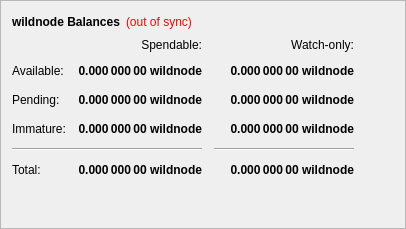
        <widget class="QFrame" name="frame">
         <property name="frameShape">
          <enum>QFrame::StyledPanel</enum>
         </property>
         <property name="frameShadow">
          <enum>QFrame::Raised</enum>
         </property>
         <layout class="QVBoxLayout" name="verticalLayout_4">
          <item>
           <layout class="QHBoxLayout" name="horizontalLayout_4">
            <item>
             <widget class="QLabel" name="label_5">
              <property name="font">
               <font>
                <weight>75</weight>
                <bold>true</bold>
               </font>
              </property>
              <property name="text">
               <string>wildnode Balances</string>
              </property>
             </widget>
            </item>
            <item>
             <widget class="QLabel" name="labelWalletStatus">
              <property name="cursor">
               <cursorShape>WhatsThisCursor</cursorShape>
              </property>
              <property name="toolTip">
               <string>The displayed information may be out of date. Your wallet automatically synchronizes with the wildnode network after a connection is established, but this process has not completed yet.</string>
              </property>
              <property name="styleSheet">
               <string notr="true">QLabel { color: red; }</string>
              </property>
              <property name="text">
               <string notr="true">(out of sync)</string>
              </property>
              <property name="alignment">
               <set>Qt::AlignLeading|Qt::AlignLeft|Qt::AlignVCenter</set>
              </property>
             </widget>
            </item>
            <item>
             <spacer name="horizontalSpacer_3">
              <property name="orientation">
               <enum>Qt::Horizontal</enum>
              </property>
              <property name="sizeHint" stdset="0">
               <size>
                <width>40</width>
                <height>20</height>
               </size>
              </property>
             </spacer>
            </item>
           </layout>
          </item>
          <item>
           <layout class="QGridLayout" name="gridLayout">
            <property name="spacing">
             <number>12</number>
            </property>
            <item row="2" column="2">
             <widget class="QLabel" name="labelWatchPending">
              <property name="font">
               <font>
                <weight>75</weight>
                <bold>true</bold>
               </font>
              </property>
              <property name="cursor">
               <cursorShape>IBeamCursor</cursorShape>
              </property>
              <property name="toolTip">
               <string>Unconfirmed transactions to watch-only addresses</string>
              </property>
              <property name="text">
               <string notr="true">0.000 000 00 wildnode</string>
              </property>
              <property name="alignment">
               <set>Qt::AlignRight|Qt::AlignTrailing|Qt::AlignVCenter</set>
              </property>
              <property name="textInteractionFlags">
               <set>Qt::LinksAccessibleByMouse|Qt::TextSelectableByKeyboard|Qt::TextSelectableByMouse</set>
              </property>
             </widget>
            </item>
            <item row="2" column="1">
             <widget class="QLabel" name="labelUnconfirmed">
              <property name="font">
               <font>
                <weight>75</weight>
                <bold>true</bold>
               </font>
              </property>
              <property name="cursor">
               <cursorShape>IBeamCursor</cursorShape>
              </property>
              <property name="toolTip">
               <string>Total of transactions that have yet to be confirmed, and do not yet count toward the spendable balance</string>
              </property>
              <property name="text">
               <string notr="true">0.000 000 00 wildnode</string>
              </property>
              <property name="alignment">
               <set>Qt::AlignRight|Qt::AlignTrailing|Qt::AlignVCenter</set>
              </property>
              <property name="textInteractionFlags">
               <set>Qt::LinksAccessibleByMouse|Qt::TextSelectableByKeyboard|Qt::TextSelectableByMouse</set>
              </property>
             </widget>
            </item>
            <item row="3" column="2">
             <widget class="QLabel" name="labelWatchImmature">
              <property name="font">
               <font>
                <weight>75</weight>
                <bold>true</bold>
               </font>
              </property>
              <property name="cursor">
               <cursorShape>IBeamCursor</cursorShape>
              </property>
              <property name="toolTip">
               <string>Staked or masternode rewards in watch-only addresses that has not yet matured</string>
              </property>
              <property name="text">
               <string notr="true">0.000 000 00 wildnode</string>
              </property>
              <property name="alignment">
               <set>Qt::AlignRight|Qt::AlignTrailing|Qt::AlignVCenter</set>
              </property>
              <property name="textInteractionFlags">
               <set>Qt::LinksAccessibleByMouse|Qt::TextSelectableByKeyboard|Qt::TextSelectableByMouse</set>
              </property>
             </widget>
            </item>
            <item row="4" column="0" colspan="2">
             <widget class="Line" name="lineSpendableBalance">
              <property name="orientation">
               <enum>Qt::Horizontal</enum>
              </property>
             </widget>
            </item>
            <item row="4" column="2">
             <widget class="Line" name="lineWatchBalance">
              <property name="sizePolicy">
               <sizepolicy hsizetype="Preferred" vsizetype="Fixed">
                <horstretch>0</horstretch>
                <verstretch>0</verstretch>
               </sizepolicy>
              </property>
              <property name="minimumSize">
               <size>
                <width>140</width>
                <height>0</height>
               </size>
              </property>
              <property name="orientation">
               <enum>Qt::Horizontal</enum>
              </property>
             </widget>
            </item>
            <item row="5" column="0">
             <widget class="QLabel" name="labelTotalText">
              <property name="text">
               <string>Total:</string>
              </property>
             </widget>
            </item>
            <item row="3" column="1">
             <widget class="QLabel" name="labelImmature">
              <property name="font">
               <font>
                <weight>75</weight>
                <bold>true</bold>
               </font>
              </property>
              <property name="cursor">
               <cursorShape>IBeamCursor</cursorShape>
              </property>
              <property name="toolTip">
               <string>Staked or masternode rewards that has not yet matured</string>
              </property>
              <property name="text">
               <string notr="true">0.000 000 00 wildnode</string>
              </property>
              <property name="alignment">
               <set>Qt::AlignRight|Qt::AlignTrailing|Qt::AlignVCenter</set>
              </property>
              <property name="textInteractionFlags">
               <set>Qt::LinksAccessibleByMouse|Qt::TextSelectableByKeyboard|Qt::TextSelectableByMouse</set>
              </property>
             </widget>
            </item>
            <item row="2" column="3">
             <spacer name="horizontalSpacer_2">
              <property name="orientation">
               <enum>Qt::Horizontal</enum>
              </property>
              <property name="sizeHint" stdset="0">
               <size>
                <width>40</width>
                <height>20</height>
               </size>
              </property>
             </spacer>
            </item>
            <item row="3" column="0">
             <widget class="QLabel" name="labelImmatureText">
              <property name="text">
               <string>Immature:</string>
              </property>
             </widget>
            </item>
            <item row="5" column="1">
             <widget class="QLabel" name="labelTotal">
              <property name="font">
               <font>
                <weight>75</weight>
                <bold>true</bold>
               </font>
              </property>
              <property name="cursor">
               <cursorShape>IBeamCursor</cursorShape>
              </property>
              <property name="toolTip">
               <string>Your current total balance</string>
              </property>
              <property name="text">
               <string notr="true">0.000 000 00 wildnode</string>
              </property>
              <property name="alignment">
               <set>Qt::AlignRight|Qt::AlignTrailing|Qt::AlignVCenter</set>
              </property>
              <property name="textInteractionFlags">
               <set>Qt::LinksAccessibleByMouse|Qt::TextSelectableByKeyboard|Qt::TextSelectableByMouse</set>
              </property>
             </widget>
            </item>
            <item row="5" column="2">
             <widget class="QLabel" name="labelWatchTotal">
              <property name="font">
               <font>
                <weight>75</weight>
                <bold>true</bold>
               </font>
              </property>
              <property name="cursor">
               <cursorShape>IBeamCursor</cursorShape>
              </property>
              <property name="toolTip">
               <string>Current total balance in watch-only addresses</string>
              </property>
              <property name="text">
               <string notr="true">0.000 000 00 wildnode</string>
              </property>
              <property name="alignment">
               <set>Qt::AlignRight|Qt::AlignTrailing|Qt::AlignVCenter</set>
              </property>
              <property name="textInteractionFlags">
               <set>Qt::LinksAccessibleByMouse|Qt::TextSelectableByKeyboard|Qt::TextSelectableByMouse</set>
              </property>
             </widget>
            </item>
            <item row="0" column="2">
             <widget class="QLabel" name="labelWatchonly">
              <property name="text">
               <string>Watch-only:</string>
              </property>
              <property name="alignment">
               <set>Qt::AlignRight|Qt::AlignTrailing|Qt::AlignVCenter</set>
              </property>
             </widget>
            </item>
            <item row="1" column="0">
             <widget class="QLabel" name="labelBalanceText">
              <property name="text">
               <string>Available:</string>
              </property>
             </widget>
            </item>
            <item row="1" column="1">
             <widget class="QLabel" name="labelBalance">
              <property name="font">
               <font>
                <weight>75</weight>
                <bold>true</bold>
               </font>
              </property>
              <property name="cursor">
               <cursorShape>IBeamCursor</cursorShape>
              </property>
              <property name="toolTip">
               <string>Your current spendable balance</string>
              </property>
              <property name="text">
               <string notr="true">0.000 000 00 wildnode</string>
              </property>
              <property name="alignment">
               <set>Qt::AlignRight|Qt::AlignTrailing|Qt::AlignVCenter</set>
              </property>
              <property name="textInteractionFlags">
               <set>Qt::LinksAccessibleByMouse|Qt::TextSelectableByKeyboard|Qt::TextSelectableByMouse</set>
              </property>
             </widget>
            </item>
            <item row="1" column="2">
             <widget class="QLabel" name="labelWatchAvailable">
              <property name="font">
               <font>
                <weight>75</weight>
                <bold>true</bold>
               </font>
              </property>
              <property name="cursor">
               <cursorShape>IBeamCursor</cursorShape>
              </property>
              <property name="toolTip">
               <string>Your current balance in watch-only addresses</string>
              </property>
              <property name="text">
               <string notr="true">0.000 000 00 wildnode</string>
              </property>
              <property name="alignment">
               <set>Qt::AlignRight|Qt::AlignTrailing|Qt::AlignVCenter</set>
              </property>
              <property name="textInteractionFlags">
               <set>Qt::LinksAccessibleByMouse|Qt::TextSelectableByKeyboard|Qt::TextSelectableByMouse</set>
              </property>
             </widget>
            </item>
            <item row="2" column="0">
             <widget class="QLabel" name="labelPendingText">
              <property name="text">
               <string>Pending:</string>
              </property>
             </widget>
            </item>
            <item row="0" column="1">
             <widget class="QLabel" name="labelSpendable">
              <property name="text">
               <string>Spendable:</string>
              </property>
              <property name="alignment">
               <set>Qt::AlignRight|Qt::AlignTrailing|Qt::AlignVCenter</set>
              </property>
             </widget>
            </item>
           </layout>
          </item>
          <item>
           <spacer name="verticalSpacer_4">
            <property name="orientation">
             <enum>Qt::Vertical</enum>
            </property>
            <property name="sizeHint" stdset="0">
             <size>
              <width>20</width>
              <height>40</height>
             </size>
            </property>
           </spacer>
          </item>
         </layout>
        </widget>
